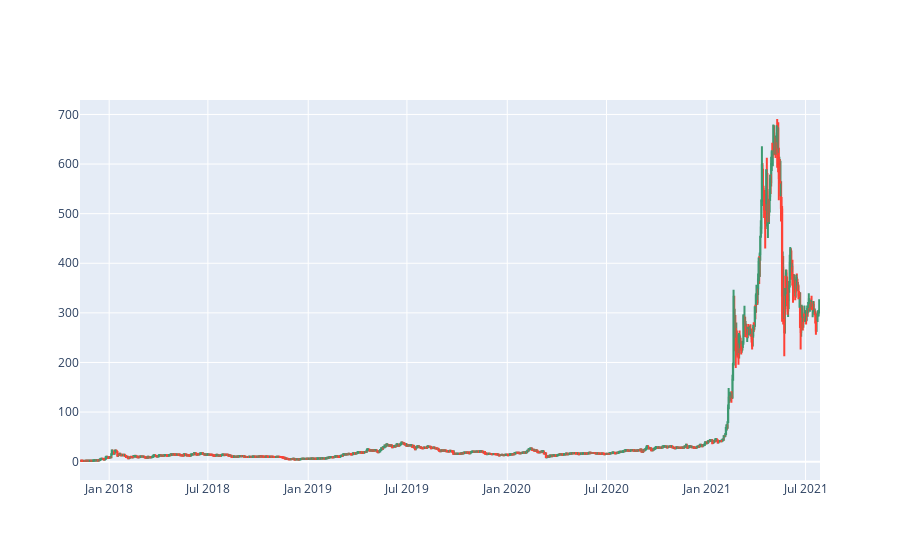

Notebook cell for this chart:
### Code cell
fig = go.Figure(
                data=[go.Candlestick(x=binanceData['Date'],
                open=binanceData['Open'], 
                high=binanceData['High'],
                low=binanceData['Low'], 
                close=binanceData['Price(in dollars)'])    
                ])                                         #creating a candlestick chart

fig.update_layout(xaxis_rangeslider_visible=False)

fig.show()

### Figure 1 — Plotly figure (JSON) as saved in the notebook; plotly's stock layout.template omitted (floating-point values rounded to 4 significant figures; data arrays with more than 128 entries replaced by an {"elided": "..."} marker saying what was removed)
{"data": [{"close": {"elided": "1356 float values"}, "high": {"elided": "1356 float values"}, "low": {"elided": "1356 float values"}, "open": {"elided": "1356 float values"}, "type": "candlestick", "x": {"elided": "1356 str values"}}], "layout": {"xaxis": {"rangeslider": {"visible": false}}}}
